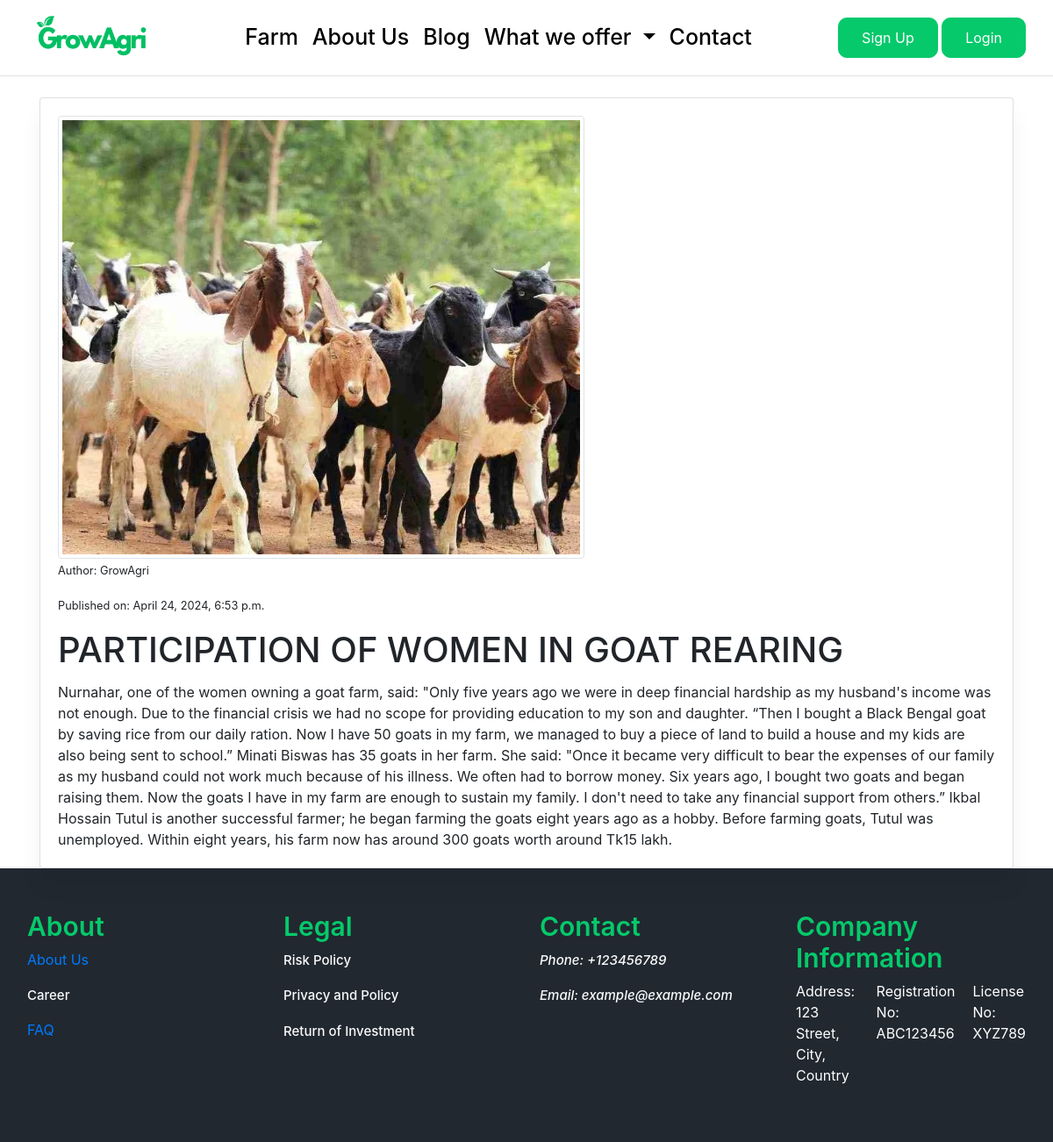
/blog/2/, run on an earlier commit of the app's database.
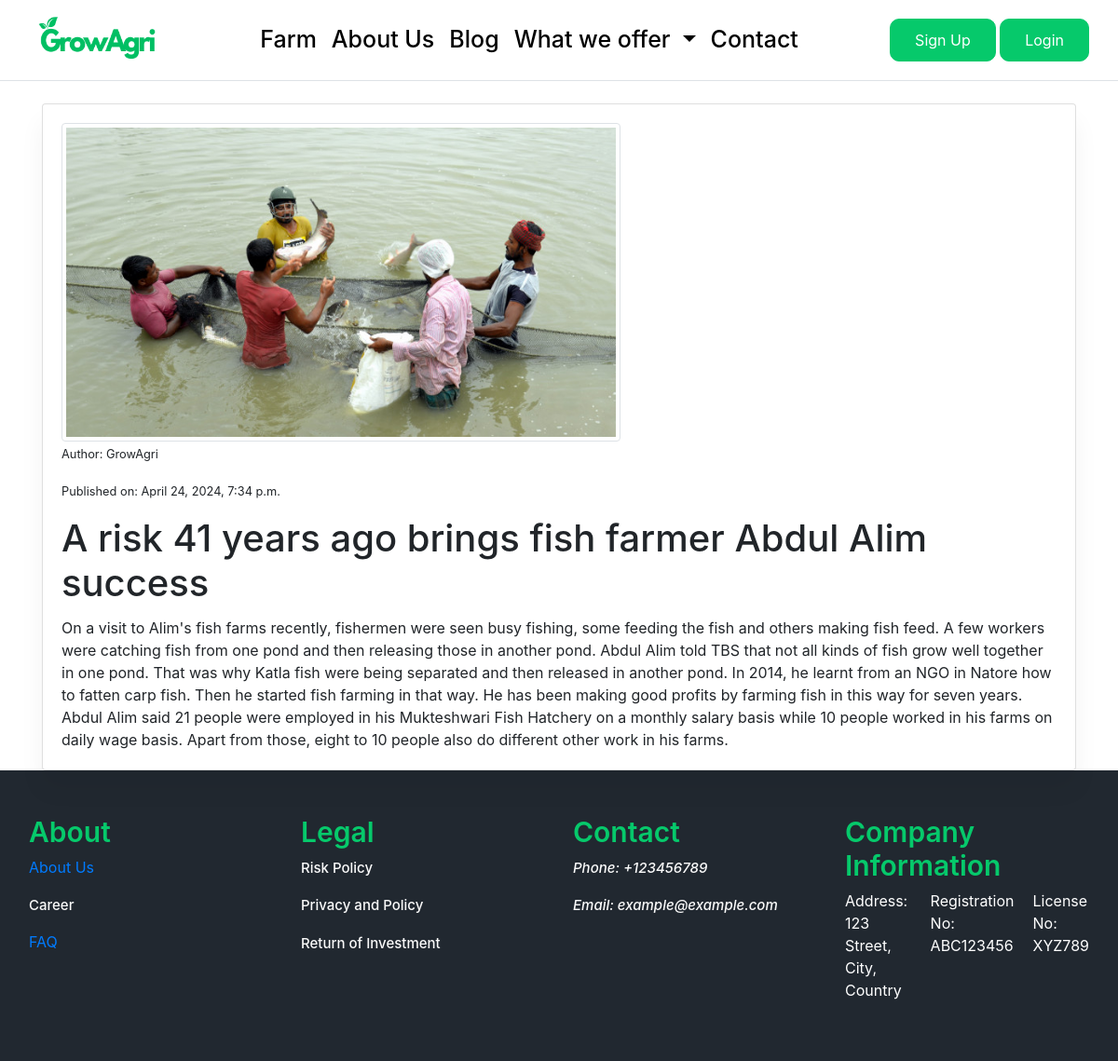
And on a later commit of the database.
### blog/models.py (models this page shows, shortened)
class Post(models.Model):
    title = models.CharField(max_length=200)
    content = models.TextField()  # Reverted back to TextField
    author_name = models.CharField(max_length=100)
    date_posted = models.DateTimeField(default=timezone.now)
    image = models.ImageField(upload_to='post_images', default='default.jpg')

### blog/views.py (the view)
# urls.py: path('<int:pk>/', views.blog_detail, name='blog_detail'),
def blog_detail(request, pk):
    post = get_object_or_404(Post, pk=pk)
    return render(request, 'blog/blog_detail.html', {'post': post})

### carts/context_processors.py (called while the page is built)
def counter(request):
    cart_count = 0
    if 'admin' in request.path:
        return {}
    else:
        try:
            cart = Cart.objects.filter(cart_id=_cart_id(request))
            if request.user.is_authenticated:
                cart_items = CartItem.objects.all().filter(user=request.user)
            else:
                cart_items = CartItem.objects.filter(cart=cart[:1])
            for cart_item in cart_items:
                cart_count += cart_item.quantity
        except Cart.DoesNotExist:
            cart_count = 0
    return {'cart_count': cart_count}

### carts/views.py (called while the page is built)
def _cart_id(request):
    cart = request.session.session_key
    if not cart:
        cart = request.session.create()
    return cart

### projects/context_processors.py (called while the page is built)
def menu_links(request):
    links = CropType.objects.all()
    return dict(links=links)

### templates/blog/blog_detail.html (shortened to what this page needs)
{% extends 'base.html' %}
{% load static %}
{% block content %}
  <div class="container">
    <div class="card mt-4">
      <div class="card-body">
        {% if post.image %}
          <img src="{{ post.image.url }}" class="img-fluid img-thumbnail" alt="{{ post.title }}" style="max-width: 600px;" />
        {% endif %}
        <p class="card-text">
          <small class="text-">Author: {{ post.author_name }}</small>
        </p>
        <p class="card-text">
          <small class="text">Published on: {{ post.date_posted }}</small>
        </p>
        <h1 class="card-title">{{ post.title }}</h1>
        <p class="card-text">{{ post.content }}</p>
      </div>
    </div>
  </div>
{% endblock %}

What changed in the data, as far as the page shows it:
changed Post "GrowAgri": image: a different picture; date_posted "April 24, 2024, 6:53 p.m." → "April 24, 2024, 7:34 p.m."; title "PARTICIPATION OF WOMEN IN GOAT REARING" → "A risk 41 years ago brings fish farmer Abdul Alim success"; content "Nurnahar, one of the women owning a goat farm, said: \"Only five years ago we were in deep financial hardship as my husband's income was not enough. Due to the financial crisis we had no scope for providing education to my son and daughter. “Then I bought a Black Bengal goat by saving rice from our daily ration. Now I have 50 goats in my farm, we managed to buy a piece of land to build a house and my kids are also being sent to school.” Minati Biswas has 35 goats in her farm. She said: \"Once it became very difficult to bear the expenses of our family as my husband could not work much because of his illness. We often had to borrow money. Six years ago, I bought two goats and began raising…" → "On a visit to Alim's fish farms recently, fishermen were seen busy fishing, some feeding the fish and others making fish feed. A few workers were catching fish from one pond and then releasing those in another pond. Abdul Alim told TBS that not all kinds of fish grow well together in one pond. That was why Katla fish were being separated and then released in another pond. In 2014, he learnt from an NGO in Natore how to fatten carp fish. Then he started fish farming in that way. He has been making good profits by farming fish in this way for seven years. Abdul Alim said 21 people were employed in his Mukteshwari Fish Hatchery on a monthly salary basis while 10 people worked in his farms on…"
